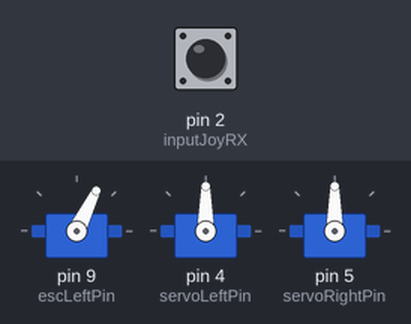
A sketch run on a simulated Arduino Uno, built with avr-gcc and run on an emulated ATmega328P. On the bench: 3 × servo. The inputs (shaded band) are chosen by the test bench; at power-on: pin 2 (inputJoyRX) LOW.

Above: at 0.1 s.
At 2.2 s:
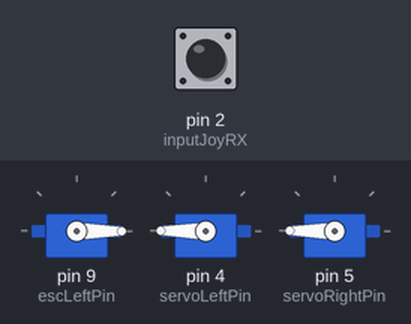
2.3 s: pin 2 (inputJoyRX) pulsed HIGH 2 times (0.12 s each, 0.3 s apart)
At 3.1 s:
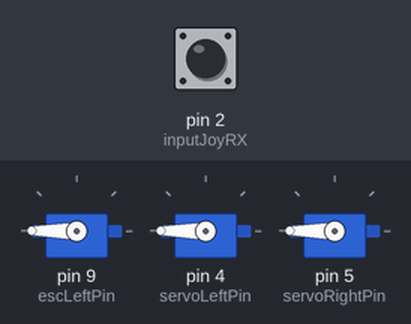
Timing chart, 0 to 5.3 s (numbered marks = the images above; inputs shaded):
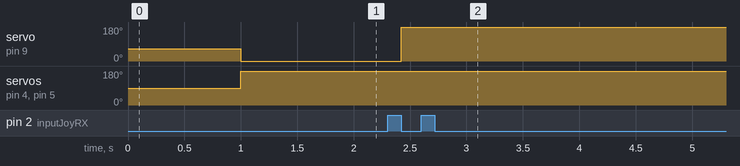

Measured:
- after the input at 2.3 s, servo on pin 9 (escLeftPin): 0° → 180° after 0.12 s

The sketch:

Flight_Controller.ino
```cpp
#include <Servo.h>

// Micro Servos
Servo servoLeft;
Servo servoRight;
const int servoLeftPin = 4;
const int servoRightPin = 5;

// RadioMaster Reading
const int inputJoyRX = 2; // Interupt-capable pin
volatile unsigned long pwmRXStart = 0;
volatile unsigned long pwmRXHighTime = 0;
volatile unsigned long pwmRXLowTime = 0;

// ESC Motors
Servo escLeft;
const int escLeftPin = 9;
const int MIN_SIGNAL = 1200; // Minimum throttle (us)
const int MAX_SIGNAL = 1900; // Maximum throttle (us)

void setup() {
  // RadioMaster Reading
  pinMode(inputJoyRX, INPUT);
  attachInterrupt(digitalPinToInterrupt(inputJoyRX), handleJoyRX, CHANGE);

  // ESC Motors
  escLeft.attach(escLeftPin);
  escLeft.writeMicroseconds(MIN_SIGNAL);

  // Micro Servos
  servoLeft.attach(servoLeftPin);
  servoRight.attach(servoRightPin);  // attaches the servo on pin 9 to the servo object

  delay(1000);
}

void handleJoyRX() {
  if (digitalRead(inputJoyRX) == HIGH) {
    pwmRXStart = micros(); // Record the time when the signal goes HIGH
  } else {
    pwmRXHighTime = micros() - pwmRXStart; // Calculate HIGH duration
    pwmRXLowTime = pwmRXStart - micros(); // Calculate LOW duration
  }
}

void loop() {
  // ==========================
  // RadioMaster: read volatile values
  // ==========================
  noInterrupts(); // Needed to read volatile variables safely
  unsigned long highTimeRX = pwmRXHighTime;
  unsigned long lowTimeRX = pwmRXLowTime;
  interrupts();

  // ==========================
  // ESC Motors: Convert radio reading + Write
  // ==========================
  highTimeRX = map(highTimeRX, 983, 1998, 0, 100);
  escLeft.writeMicroseconds(map(highTimeRX, 60, 100, MIN_SIGNAL, MAX_SIGNAL));


  // ==========================
  // Micro Servos: Write angle
  // ==========================
  servoLeft.write(180);
  servoRight.write(180);
}
```
